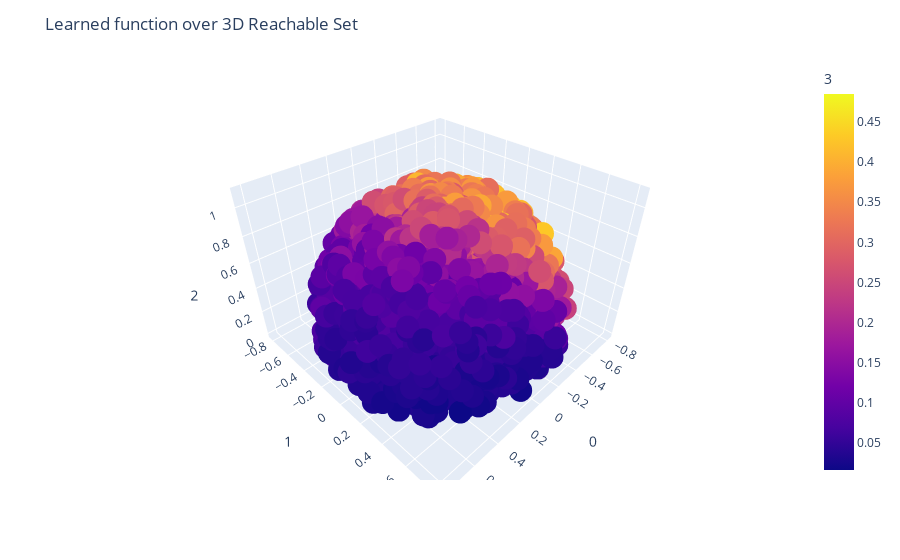

The cell this chart's notebook holds for it:
### Code cell
# plot learned
plot_learned3D(parent_dir, IRL.function, IRL.env)

### Figure 1 — Plotly figure (JSON) as saved in the notebook; plotly's stock layout.template omitted (floating-point values rounded to 4 significant figures; data arrays with more than 128 entries replaced by an {"elided": "..."} marker saying what was removed)
{"data": [{"hovertemplate": "0=%{x}<br>1=%{y}<br>2=%{z}<br>3=%{marker.color}<extra></extra>", "legendgroup": "", "marker": {"color": {"elided": "7656 float values"}, "coloraxis": "coloraxis", "symbol": "circle"}, "mode": "markers", "name": "", "scene": "scene", "showlegend": false, "type": "scatter3d", "x": {"elided": "7656 float values"}, "y": {"elided": "7656 float values"}, "z": {"elided": "7656 float values"}}], "layout": {"coloraxis": {"colorbar": {"title": {"text": "3"}}, "colorscale": [[0, "#0d0887"], [0.1111, "#46039f"], [0.2222, "#7201a8"], [0.3333, "#9c179e"], [0.4444, "#bd3786"], [0.5556, "#d8576b"], [0.6667, "#ed7953"], [0.7778, "#fb9f3a"], [0.8889, "#fdca26"], [1, "#f0f921"]]}, "legend": {"tracegroupgap": 0}, "margin": {"t": 60}, "scene": {"domain": {"x": [0, 1], "y": [0, 1]}, "xaxis": {"title": {"text": "0"}}, "yaxis": {"title": {"text": "1"}}, "zaxis": {"title": {"text": "2"}}}, "title": {"text": "Learned function over 3D Reachable Set"}}}
